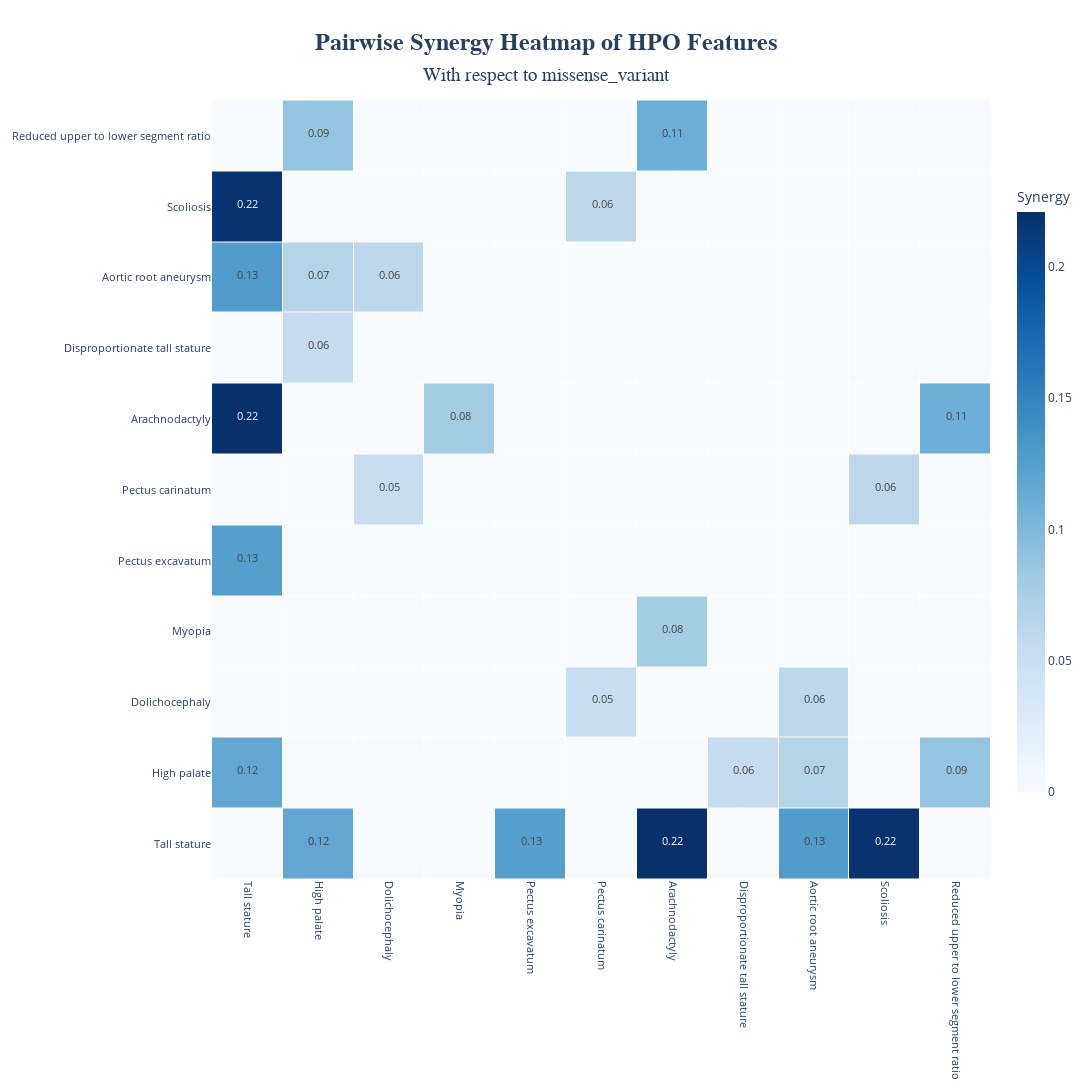

The cell this chart's notebook holds for it:
### Markdown cell above
##### **Pairwise Synergy Analysis and Ploting**
We compute pairwise synergy scores between HPO terms for predicting the target (Acromicric dysplasia) using permutation testing.

### Code cell
target=target_matrix['missense_variant']
synergy_analyzer=PairwiseSynergyAnalyzer(
    hpo_data=hpo_matrix, 
    target=target,
    n_permutations=1000,
    min_individuals_for_synergy_caculation=40,
    random_state=40)
synergy_analyzer.compute_synergy_matrix(n_jobs=32,output_file='synergy_matrix_FBN1.xlsx')
synergy_analyzer.plot_synergy_heatmap(
    lower_bound=0.05,
    target_name=target.name,
    output_file='synergy_heatmap_FBN1.html', 
)

### Figure 1 — Plotly figure (JSON) as saved in the notebook; plotly's stock layout.template omitted (floating-point values rounded to 4 significant figures)
{"data": [{"colorbar": {"len": 0.8, "thickness": 28, "title": {"text": "Synergy"}}, "colorscale": [[0, "rgb(247,251,255)"], [0.125, "rgb(222,235,247)"], [0.25, "rgb(198,219,239)"], [0.375, "rgb(158,202,225)"], [0.5, "rgb(107,174,214)"], [0.625, "rgb(66,146,198)"], [0.75, "rgb(33,113,181)"], [0.875, "rgb(8,81,156)"], [1, "rgb(8,48,107)"]], "hoverinfo": "text", "hovertext": [["", "<b>X</b>: High palate<br><b>Y</b>: Tall stature<br><b>Corr</b>: 0.12<br><b>p-val</b>: 0.005000", "", "", "<b>X</b>: Pectus excavatum<br><b>Y</b>: Tall stature<br><b>Corr</b>: 0.13<br><b>p-val</b>: 0.003000", "", "<b>X</b>: Arachnodactyly<br><b>Y</b>: Tall stature<br><b>Corr</b>: 0.22<br><b>p-val</b>: 0.000000", "", "<b>X</b>: Aortic root aneurysm<br><b>Y</b>: Tall stature<br><b>Corr</b>: 0.13<br><b>p-val</b>: 0.000000", "<b>X</b>: Scoliosis<br><b>Y</b>: Tall stature<br><b>Corr</b>: 0.22<br><b>p-val</b>: 0.000000", ""], ["<b>X</b>: Tall stature<br><b>Y</b>: High palate<br><b>Corr</b>: 0.12<br><b>p-val</b>: 0.005000", "", "", "", "", "", "", "<b>X</b>: Disproportionate tall stature<br><b>Y</b>: High palate<br><b>Corr</b>: 0.06<br><b>p-val</b>: 0.055000", "<b>X</b>: Aortic root aneurysm<br><b>Y</b>: High palate<br><b>Corr</b>: 0.07<br><b>p-val</b>: 0.006000", "", "<b>X</b>: Reduced upper to lower segment ratio<br><b>Y</b>: High palate<br><b>Corr</b>: 0.09<br><b>p-val</b>: 0.015000"], ["", "", "", "", "", "<b>X</b>: Pectus carinatum<br><b>Y</b>: Dolichocephaly<br><b>Corr</b>: 0.05<br><b>p-val</b>: 0.044000", "", "", "<b>X</b>: Aortic root aneurysm<br><b>Y</b>: Dolichocephaly<br><b>Corr</b>: 0.06<br><b>p-val</b>: 0.049000", "", ""], ["", "", "", "", "", "", "<b>X</b>: Arachnodactyly<br><b>Y</b>: Myopia<br><b>Corr</b>: 0.08<br><b>p-val</b>: 0.002000", "", "", "", ""], ["<b>X</b>: Tall stature<br><b>Y</b>: Pectus excavatum<br><b>Corr</b>: 0.13<br><b>p-val</b>: 0.003000", "", "", "", "", "", "", "", "", "", ""], ["", "", "<b>X</b>: Dolichocephaly<br><b>Y</b>: Pectus carinatum<br><b>Corr</b>: 0.05<br><b>p-val</b>: 0.044000", "", "", "", "", "", "", "<b>X</b>: Scoliosis<br><b>Y</b>: Pectus carinatum<br><b>Corr</b>: 0.06<br><b>p-val</b>: 0.006000", ""], ["<b>X</b>: Tall stature<br><b>Y</b>: Arachnodactyly<br><b>Corr</b>: 0.22<br><b>p-val</b>: 0.000000", "", "", "<b>X</b>: Myopia<br><b>Y</b>: Arachnodactyly<br><b>Corr</b>: 0.08<br><b>p-val</b>: 0.002000", "", "", "", "", "", "", "<b>X</b>: Reduced upper to lower segment ratio<br><b>Y</b>: Arachnodactyly<br><b>Corr</b>: 0.11<br><b>p-val</b>: 0.007000"], ["", "<b>X</b>: High palate<br><b>Y</b>: Disproportionate tall stature<br><b>Corr</b>: 0.06<br><b>p-val</b>: 0.055000", "", "", "", "", "", "", "", "", ""], ["<b>X</b>: Tall stature<br><b>Y</b>: Aortic root aneurysm<br><b>Corr</b>: 0.13<br><b>p-val</b>: 0.000000", "<b>X</b>: High palate<br><b>Y</b>: Aortic root aneurysm<br><b>Corr</b>: 0.07<br><b>p-val</b>: 0.006000", "<b>X</b>: Dolichocephaly<br><b>Y</b>: Aortic root aneurysm<br><b>Corr</b>: 0.06<br><b>p-val</b>: 0.049000", "", "", "", "", "", "", "", ""], ["<b>X</b>: Tall stature<br><b>Y</b>: Scoliosis<br><b>Corr</b>: 0.22<br><b>p-val</b>: 0.000000", "", "", "", "", "<b>X</b>: Pectus carinatum<br><b>Y</b>: Scoliosis<br><b>Corr</b>: 0.06<br><b>p-val</b>: 0.006000", "", "", "", "", ""], ["", "<b>X</b>: High palate<br><b>Y</b>: Reduced upper to lower segment ratio<br><b>Corr</b>: 0.09<br><b>p-val</b>: 0.015000", "", "", "", "", "<b>X</b>: Arachnodactyly<br><b>Y</b>: Reduced upper to lower segment ratio<br><b>Corr</b>: 0.11<br><b>p-val</b>: 0.007000", "", "", "", ""]], "text": [["", "0.12", "", "", "0.13", "", "0.22", "", "0.13", "0.22", ""], ["0.12", "", "", "", "", "", "", "0.06", "0.07", "", "0.09"], ["", "", "", "", "", "0.05", "", "", "0.06", "", ""], ["", "", "", "", "", "", "0.08", "", "", "", ""], ["0.13", "", "", "", "", "", "", "", "", "", ""], ["", "", "0.05", "", "", "", "", "", "", "0.06", ""], ["0.22", "", "", "0.08", "", "", "", "", "", "", "0.11"], ["", "0.06", "", "", "", "", "", "", "", "", ""], ["0.13", "0.07", "0.06", "", "", "", "", "", "", "", ""], ["0.22", "", "", "", "", "0.06", "", "", "", "", ""], ["", "0.09", "", "", "", "", "0.11", "", "", "", ""]], "texttemplate": "<span style='font-size:11px'>%{text}</span>", "type": "heatmap", "x": ["Tall stature", "High palate", "Dolichocephaly", "Myopia", "Pectus excavatum", "Pectus carinatum", "Arachnodactyly", "Disproportionate tall stature", "Aortic root aneurysm", "Scoliosis", "Reduced upper to lower segment ratio"], "xgap": 1, "y": ["Tall stature", "High palate", "Dolichocephaly", "Myopia", "Pectus excavatum", "Pectus carinatum", "Arachnodactyly", "Disproportionate tall stature", "Aortic root aneurysm", "Scoliosis", "Reduced upper to lower segment ratio"], "ygap": 1, "z": [[0, 0.117, 0, 0, 0.1254, 0, 0.2209, 0, 0.1277, 0.2181, 0], [0.117, 0, 0, 0, 0, 0, 0, 0.05558, 0.0687, 0, 0.08843], [0, 0, 0, 0, 0, 0.05206, 0, 0, 0.06134, 0, 0], [0, 0, 0, 0, 0, 0, 0.07855, 0, 0, 0, 0], [0.1254, 0, 0, 0, 0, 0, 0, 0, 0, 0, 0], [0, 0, 0.05206, 0, 0, 0, 0, 0, 0, 0.06166, 0], [0.2209, 0, 0, 0.07855, 0, 0, 0, 0, 0, 0, 0.1107], [0, 0.05558, 0, 0, 0, 0, 0, 0, 0, 0, 0], [0.1277, 0.0687, 0.06134, 0, 0, 0, 0, 0, 0, 0, 0], [0.2181, 0, 0, 0, 0, 0.06166, 0, 0, 0, 0, 0], [0, 0.08843, 0, 0, 0, 0, 0.1107, 0, 0, 0, 0]], "zmax": 0.2209, "zmid": 0, "zmin": 0}], "layout": {"height": 1116, "plot_bgcolor": "rgba(240,240,240,0.1)", "title": {"font": {"family": "Arial", "size": 24}, "text": "<b>Pairwise Synergy Heatmap of HPO Features</b><br><span style='font-size:0.8em'>With respect to missense_variant</span>", "x": 0.5, "xanchor": "center", "yanchor": "top"}, "width": 1116, "xaxis": {"tickangle": 90, "tickfont": {"size": 11}}, "yaxis": {"scaleanchor": "x", "scaleratio": 1, "tickfont": {"size": 11}}}}
